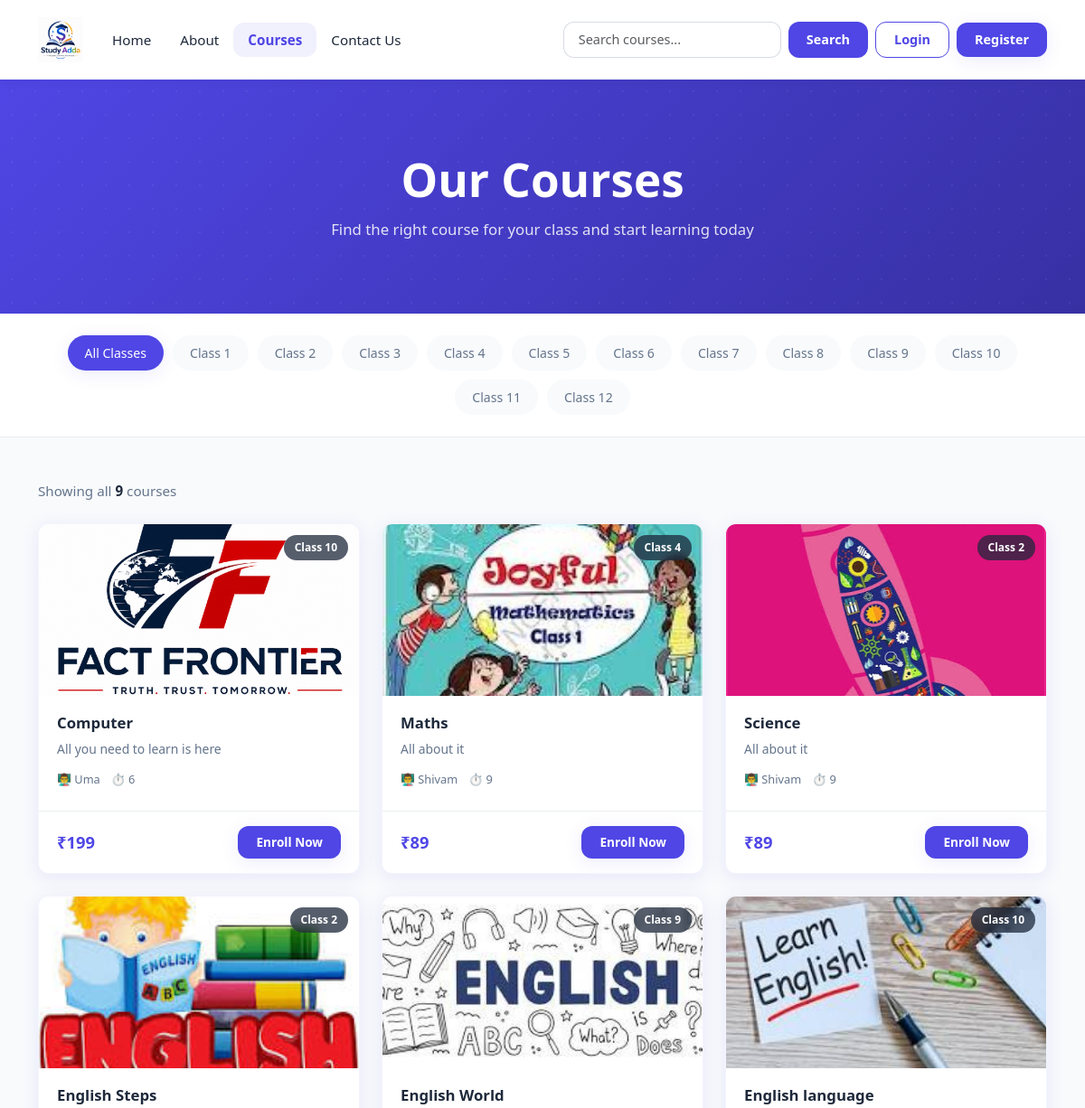
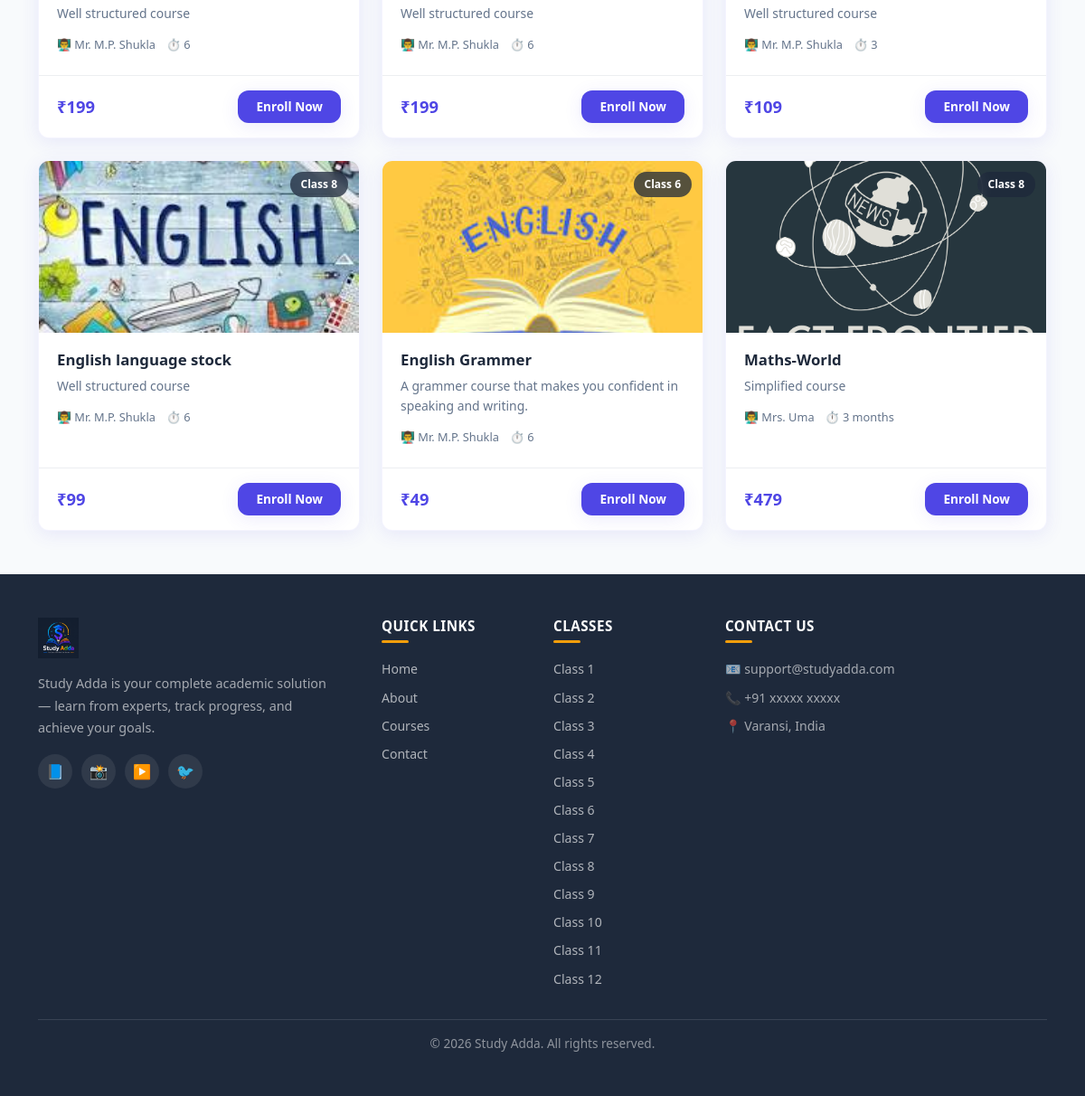
/courses.php, run on the app's committed database (2 pictures, top to bottom).
### tables this page shows
CREATE TABLE `courses` (
  `id` int(11) NOT NULL,
  `title` varchar(255) NOT NULL,
  `description` text DEFAULT NULL,
  `instructor` varchar(100) DEFAULT NULL,
  `duration` varchar(50) DEFAULT NULL,
  `price` decimal(10,2) DEFAULT 0.00,
  `class` int(11) DEFAULT NULL,
  `image` varchar(255) DEFAULT NULL,
  `created_at` timestamp NOT NULL DEFAULT current_timestamp()
);

### courses.php (the view, shortened to what this page needs)
<?php
include "includes/dbconfig.php";
include "includes/header.php";
$selectedClass = isset($_GET['class']) ? intval($_GET['class']) : 0;
if ($selectedClass > 0) {
    $stmt = mysqli_prepare($conn, "SELECT * FROM courses WHERE class = ? ORDER BY created_at DESC");
    mysqli_stmt_bind_param($stmt, "i", $selectedClass);
    mysqli_stmt_execute($stmt);
    $result = mysqli_stmt_get_result($stmt);
} else {
    $result = mysqli_query($conn, "SELECT * FROM courses ORDER BY created_at DESC");
}
$totalCourses = mysqli_num_rows($result);
?>
<section class="courses-banner">
    <div class="courses-banner-overlay">
        <h1 class="courses-banner-title">Our Courses</h1>
        <p class="courses-banner-sub">Find the right course for your class and start learning today</p>
    </div>
</section>
<section class="filter-section py-4">
    <div class="container">
        <div class="filter-bar">
            <a href="courses.php" class="filter-btn <?php echo $selectedClass === 0 ? 'active' : ''; ?>">
                All Classes
            </a>
            <?php for ($i = 1; $i <= 12; $i++): ?>
                <a href="courses.php?class=<?php echo $i; ?>"
                    class="filter-btn <?php echo $selectedClass === $i ? 'active' : ''; ?>">
                    Class <?php echo $i; ?>
                </a>
            <?php endfor; ?>
        </div>
    </div>
</section>
<section class="courses-section py-5">
    <div class="container">
        <p class="results-count mb-4">
            <?php if ($selectedClass > 0): ?>
                Showing <strong><?php echo $totalCourses; ?></strong> course(s) for <strong>Class <?php echo $selectedClass; ?></strong>
            <?php else: ?>
                Showing all <strong><?php echo $totalCourses; ?></strong> courses
            <?php endif; ?>
        </p>
        <?php if ($totalCourses === 0): ?>
            <div class="empty-state text-center py-5">
                <div class="empty-icon">📭</div>
                <h4>No courses found<?php echo $selectedClass > 0 ? " for Class $selectedClass" : ""; ?></h4>
                <p class="text-muted">Check back soon — we're adding more courses!</p>
                <?php if ($selectedClass > 0): ?>
                    <a href="courses.php" class="btn enroll-btn mt-2">View All Courses</a>
                <?php endif; ?>
            </div>
        <?php else: ?>
            <div class="row g-4">
                <?php while ($course = mysqli_fetch_assoc($result)): ?>
                    <div class="col-12 col-sm-6 col-lg-4">
                        <div class="course-card h-100">
                            <div class="course-img-wrap">
                                <img src="images/courses/<?php echo htmlspecialchars($course['image']); ?>"
                                    alt="<?php echo htmlspecialchars($course['title']); ?>"
                                    class="course-img"
                                    onerror="this.style.display='none'">
                                <span class="course-class-badge">Class <?php echo $course['class']; ?></span>
                            </div>
                            <div class="course-body">
                                <h5 class="course-title"><?php echo htmlspecialchars($course['title']); ?></h5>
                                <p class="course-desc"><?php echo htmlspecialchars($course['description']); ?></p>
                                <div class="course-meta">
                                    <span class="meta-item">👨‍🏫 <?php echo htmlspecialchars($course['instructor']); ?></span>
                                    <span class="meta-item">⏱️ <?php echo htmlspecialchars($course['duration']); ?></span>
                                </div>
                            </div>
                            <div class="course-footer">
                                <span class="course-price">₹<?php echo number_format($course['price']); ?></span>
                                <a href="course-detail.php?id=<?php echo $course['id']; ?>" class="btn enroll-btn btn-sm">
                                    Enroll Now
                                </a>
                            </div>
                        </div>
                    </div>
                <?php endwhile; ?>
            </div>
        <?php endif; ?>
    </div>
</section>
<?php include "includes/footer.php"; ?>

### includes/header.php (shortened to what this page needs)
<!DOCTYPE html>
<html lang="en">
<head>
    <link href="https://cdn.jsdelivr.net/npm/bootstrap@5.3.6/dist/css/bootstrap.min.css"
        rel="stylesheet"
>
    <link rel="stylesheet" href="/MyProject/css/style.css">
</head>
<body>
    <nav class="navbar navbar-expand-lg main-navbar sticky-top">
        <div class="container">
            <a class="navbar-brand" href="/MyProject/index.php">
                <img src="/MyProject/images/logo.png" alt="Study Adda Logo" height="50">
            </a>
            <div class="collapse navbar-collapse" id="navbarMain">
                <ul class="navbar-nav me-auto mb-2 mb-lg-0">
                    <?php
                    $currentPage = basename($_SERVER['PHP_SELF']);
                    $navLinks = [
                        ["href" => "/MyProject/index.php",   "label" => "Home"],
                        ["href" => "/MyProject/about.php",   "label" => "About"],
                        ["href" => "/MyProject/courses.php", "label" => "Courses"],
                        ["href" => "/MyProject/contact.php", "label" => "Contact Us"],
                    ];
                    foreach ($navLinks as $link) {
                        $isActive = ($currentPage === basename($link["href"])) ? "active" : "";
                        echo '<li class="nav-item">
                                <a class="nav-link ' . $isActive . '" href="' . $link["href"] . '">' . $link["label"] . '</a>
                              </li>';
                    }
                    ?>
                </ul>
                <div class="d-flex align-items-center gap-2 flex-wrap">
                    <form class="d-flex" role="search" action="/MyProject/search.php" method="GET">
                        <input class="form-control me-2 search-input"
                            type="search"
                            name="q"
                            placeholder="Search courses..."
                            aria-label="Search">
                        <button class="btn btn-search" type="submit">Search</button>
                    </form>
                    <?php
                    if (isset($_SESSION['user_id'])) {
                        $dashboardLink = match ($_SESSION['role']) {
                            'admin'      => '/MyProject/admin/dashboard.php',
                            'instructor' => '/MyProject/instructor/dashboard.php',
                            default      => '/MyProject/student/dashboard.php',
                        };
                        echo '<a href="' . $dashboardLink . '" class="btn btn-dashboard">Dashboard</a>';
                        echo '<a href="/MyProject/logout.php" class="btn btn-logout">Logout</a>';
                    } else {
                        echo '<a href="/MyProject/login.php" class="btn btn-login">Login</a>';
                        echo '<a href="/MyProject/register.php" class="btn btn-register">Register</a>';
                    }
                    ?>
                </div>
            </div>
        </div>
    </nav>

### includes/footer.php (shortened to what this page needs)
<footer class="main-footer">
    <div class="container py-5">
        <div class="row g-4">
            <div class="col-12 col-md-4">
                <img src="images/logo-dark.png" alt="Study Adda Logo" height="45" class="mb-3">
                <p class="footer-desc">Study Adda is your complete academic solution — learn from experts, track progress, and achieve your goals.</p>
                <div class="social-icons mt-3">
                    <a href="#" class="social-link" aria-label="Facebook">📘</a>
                    <a href="#" class="social-link" aria-label="Instagram">📸</a>
                    <a href="#" class="social-link" aria-label="YouTube">▶️</a>
                    <a href="#" class="social-link" aria-label="Twitter">🐦</a>
                </div>
            </div>
            <div class="col-6 col-md-2">
                <h6 class="footer-heading">Quick Links</h6>
                <ul class="footer-links">
                    <li><a href="index.php">Home</a></li>
                    <li><a href="about.php">About</a></li>
                    <li><a href="courses.php">Courses</a></li>
                    <li><a href="contact.php">Contact</a></li>
                </ul>
            </div>
            <div class="col-6 col-md-2">
                <h6 class="footer-heading">Classes</h6>
                <ul class="footer-links">
                    <?php for ($i = 1; $i <= 12; $i++): ?>
                        <li><a href="courses.php?class=<?php echo $i; ?>">Class <?php echo $i; ?></a></li>
                    <?php endfor; ?>
                </ul>
            </div>
            <div class="col-12 col-md-4">
                <h6 class="footer-heading">Contact Us</h6>
                <ul class="footer-links">
                    <li>📧 support@studyadda.com</li>
                    <li>📞 +91 xxxxx xxxxx</li>
                    <li>📍 Varansi, India</li>
                </ul>
            </div>
        </div>
        <hr class="footer-divider mt-4">
        <div class="row">
            <div class="col-12 text-center">
                <p class="footer-copy">© <?php echo date("Y"); ?> Study Adda. All rights reserved.</p>
            </div>
        </div>
    </div>
</footer>
</body>
</html>

### data on the page
courses: image (picture), class "10", title "Computer", description "All you need to learn is here", instructor "Uma", duration "6", price "199"
courses: image (picture), class "4", title "Maths", description "All about it", instructor "Shivam", duration "9", price "89"
courses: image (picture), class "2", title "Science", description "All about it", instructor "Shivam", duration "9", price "89"
courses: image (picture), class "2", title "English Steps", description "Well structured course", instructor "Mr. M.P. Shukla", duration "6", price "199"
courses: image (picture), class "9", title "English World", description "Well structured course", instructor "Mr. M.P. Shukla", duration "6", price "199"
courses: image (picture), class "10", title "English language", description "Well structured course", instructor "Mr. M.P. Shukla", duration "3", price "109"
courses: image (picture), class "8", title "English language stock", description "Well structured course", instructor "Mr. M.P. Shukla", duration "6", price "99"
courses: image (picture), class "6", title "English Grammer", description "A grammer course that makes you confident in speaking and writing.", instructor "Mr. M.P. Shukla", duration "6", price "49"
courses: image (picture), class "8", title "Maths-World", description "Simplified course", instructor "Mrs. Uma", duration "3 months", price "479"

### other printed values
$link["label"] "Home"
$link["label"] "About"
$link["label"] "Courses"
$link["label"] "Contact Us"
$totalCourses "9"
